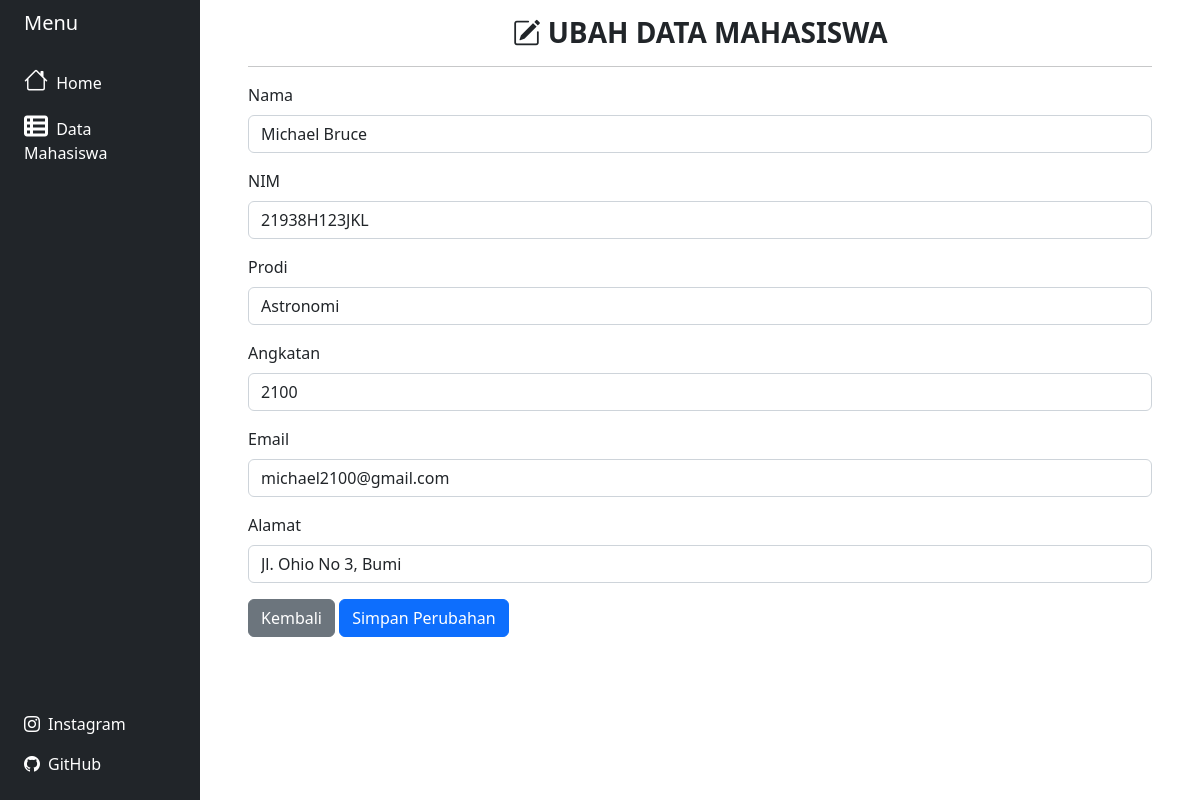
Page /ubah.php?id=3 on the committed database.
### tables this page shows
CREATE TABLE `list_mahasiswa` (
  `id` int(11) NOT NULL,
  `nama` varchar(150) NOT NULL,
  `nim` varchar(140) NOT NULL,
  `prodi` varchar(200) NOT NULL,
  `angkatan` int(10) NOT NULL,
  `email` varchar(150) NOT NULL,
  `alamat` varchar(300) NOT NULL
);

### ubah.php (the view, shortened to what this page needs)
<?php
include("./includes/koneksi.php");
$id = $_GET['id'];
$query = "SELECT * FROM list_mahasiswa WHERE id = $id";
$result = mysqli_query($koneksi, $query);
foreach ($result as $data) {
?>
    <!DOCTYPE html>
    <html lang="en">
    <head>
        <?php include('./includes/source.php');
        ?>
        <link rel="stylesheet" href="style.css">
    </head>
    <body>
        <div class="container-fluid">
            <div class="row flex-nowrap">
                <?php include('./includes/sidebar.php');
                ?>
                <div class="col py-3 p-5">
                    <h3 class="text-uppercase text-center fw-bold"><i class="bi bi-pencil-square"></i>&nbsp;Ubah Data
                        Mahasiswa</h3>
                    <hr>
                    <form method="POST" action="ubahdata.php" class="my-login-validation" novalidate="">
                        <div class="mb-3">
                            <label for="nama" class="form-label">Nama</label>
                            <input id="nama" type="text" class="form-control" name="nama" required autofocus value="<?= $data['nama']; ?>">
                        </div>
                        <div class="mb-3">
                            <label for="nim" class="form-label">NIM</label>
                            <input id="nim" type="text" class="form-control" name="nim" required value="<?= $data['nim']; ?>">
                        </div>
                        <div class="mb-3">
                            <label for="prodi" class="form-label">Prodi</label>
                            <input id="prodi" type="text" class="form-control" name="prodi" required value="<?= $data['prodi']; ?>">
                        </div>
                        <div class="mb-3">
                            <label for="angkatan" class="form-label">Angkatan</label>
                            <input id="angkatan" type="number" class="form-control" name="angkatan" required data-eye value="<?= $data['angkatan']; ?>">
                        </div>
                        <div class="mb-3">
                            <label for="email" class="form-label">Email</label>
                            <input type="email" name="email" class="form-control" id="email" required value="<?= $data['email']; ?>">
                        </div>
                        <div class="mb-3">
                            <label for="alamat" class="form-label">Alamat</label>
                            <input type="text" name="alamat" class="form-control mb-1" id="alamat" required value="<?= $data['alamat']; ?>">
                        </div>
                        <a href="datamahasiswa.php" class="btn btn-secondary">Kembali</a>
                        <button type="submit" class="btn btn-primary">
                            Simpan Perubahan
                        </button>
                    </form>
                <?php
            };
                ?>
                </div>
            </div>
        </div>
    </body>
    </html>

### includes/sidebar.php (shortened to what this page needs)
<div class="col-auto col-md-3 col-xl-2 px-sm-2 px-0 bg-dark link">
    <div class="d-flex flex-column align-items-center align-items-sm-start px-3 pt-2 text-white min-vh-100">
        <a href="#" class="d-flex align-items-center pb-3 mb-md-0 me-md-auto text-white text-decoration-none nav-link disabled">
            <span class="fs-5 d-none d-sm-inline">Menu</span>
        </a>
        <ul class="nav nav-pills flex-column mb-sm-auto mb-0 align-items-center align-items-sm-start" id="menu">
            <li class="nav-item">
                <a href="index.php" class="nav-link align-middle px-0 text-white">
                    <i class="fs-4 bi-house"></i> <span class="ms-1 d-none d-sm-inline">Home</span>
                </a>
            </li>
            <li>
                <a href="datamahasiswa.php" class="nav-link px-0 align-middle text-white">
                    <i class="fs-4 fa-solid fa-table-list"></i></i> <span class="ms-1 d-none d-sm-inline">Data
                        Mahasiswa</span>
                </a>
            </li>
        </ul>
        <div class="pb-4">
            <a href="https://www.instagram.com/said_muhammad_mazaya" class="nav-link align-middle px-0" target="_blank">
                <i class="bi bi-instagram"></i><span class="ms-2 d-none d-sm-inline">Instagram</span>
            </a>
            <a href="https://github.com/saidmazaya" class="nav-link align-middle px-0 mt-3" target="_blank">
                <i class="bi bi-github"></i><span class="ms-2 d-none d-sm-inline">GitHub</span>
            </a>
        </div>
    </div>
</div>

### rows in the picture
list_mahasiswa: nama "Michael Bruce", nim "21938H123JKL", prodi "Astronomi", angkatan "2100", email "michael2100@gmail.com", alamat "Jl. Ohio No 3, Bumi"
